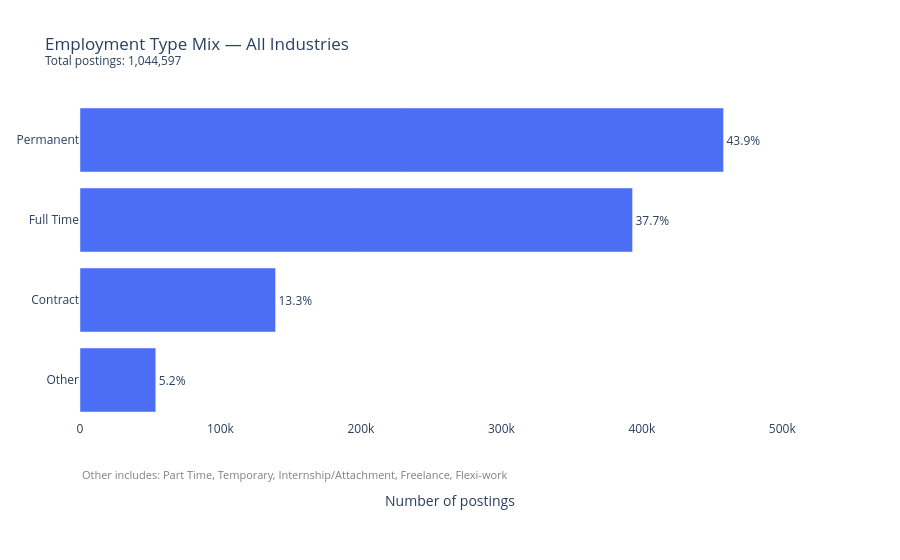

Here is the notebook cell this chart was saved with:
### Code cell
%pip install plotly
import plotly.express as px

total_postings = summary["count"].sum()

# group the small categories into "Other"
summary["group"] = summary["employmentTypes"].where(summary["percentage"] >= 3, "Other")
chart_data = summary.groupby("group")[["count"]].sum().reset_index()
chart_data["percentage"] = (chart_data["count"] / chart_data["count"].sum() * 100).round(1)
chart_data = chart_data.sort_values("count", ascending=True)

fig = px.bar(
    chart_data,
    x="count", y="group",
    orientation="h",
    text=chart_data["percentage"].astype(str) + "%",
    labels={"count": "Number of postings", "group": "Employment type"},
    title=f"Employment Type Mix — All Industries<br><sup>Total postings: {total_postings:,}</sup>"
)
fig.update_traces(
    marker_color="#4C6EF5",
    textposition="outside",
    cliponaxis=False
)

fig.update_layout(
    xaxis=dict(
        title=dict(
            text="Number of postings",
            standoff=60
        ),
        range=[0, chart_data["count"].max() * 1.15]
    ),
    yaxis_title=None,
    plot_bgcolor="white",
    margin=dict(b=140, r=80)
)


fig.add_annotation(
    text="Other includes: Part Time, Temporary, Internship/Attachment, Freelance, Flexi-work",
    xref="paper", yref="paper",
    x=0, y=-0.2,
    showarrow=False,
    font=dict(size=11, color="gray"),
    align="left"
)

fig.show()

### Figure 1 — Plotly figure (JSON) as saved in the notebook; plotly's stock layout.template omitted (floating-point values rounded to 4 significant figures)
{"data": [{"cliponaxis": false, "hovertemplate": "Number of postings=%{x}<br>Employment type=%{y}<br>text=%{text}<extra></extra>", "legendgroup": "", "marker": {"color": "#4C6EF5", "pattern": {"shape": ""}}, "name": "", "orientation": "h", "showlegend": false, "text": ["5.2%", "13.3%", "37.7%", "43.9%"], "textposition": "outside", "type": "bar", "x": [53924, 139182, 393352, 458139], "xaxis": "x", "y": ["Other", "Contract", "Full Time", "Permanent"], "yaxis": "y"}], "layout": {"annotations": [{"align": "left", "font": {"color": "gray", "size": 11}, "showarrow": false, "text": "Other includes: Part Time, Temporary, Internship/Attachment, Freelance, Flexi-work", "x": 0, "xref": "paper", "y": -0.2, "yref": "paper"}], "barmode": "relative", "legend": {"tracegroupgap": 0}, "margin": {"b": 140, "r": 80}, "plot_bgcolor": "white", "title": {"text": "Employment Type Mix — All Industries<br><sup>Total postings: 1,044,597</sup>"}, "xaxis": {"anchor": "y", "domain": [0, 1], "range": [0, 526900.0], "title": {"standoff": 60, "text": "Number of postings"}}, "yaxis": {"anchor": "x", "domain": [0, 1], "title": {}}}}
